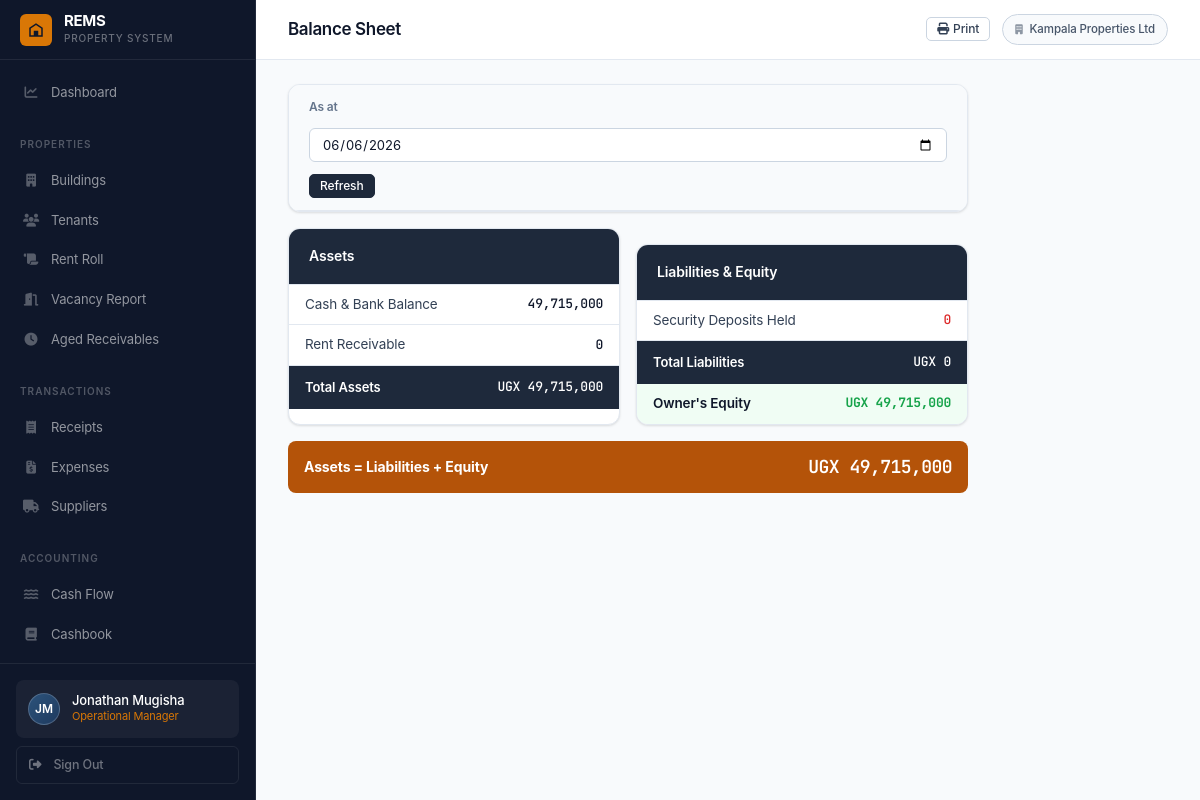
Page /finance/balance-sheet/ (signed in) on the committed database.
### accounts/models.py (models this page shows, shortened)
class User(AbstractUser):
    ROLE_SUPER_ADMIN        = 'super_admin'
    ROLE_OP_MANAGER         = 'op_manager'
    ROLE_PROPERTY_MANAGER   = 'property_manager'
    ROLE_CASHIER_RECEIPTS   = 'cashier_receipts'
    ROLE_CASHIER_EXPENSES   = 'cashier_expenses'
    ROLE_ACCOUNTANT         = 'accountant'
    ROLE_CHOICES = [
        (ROLE_SUPER_ADMIN,      'Super Admin'),
        (ROLE_OP_MANAGER,       'Operational Manager'),
        (ROLE_PROPERTY_MANAGER, 'Property Manager'),
        (ROLE_CASHIER_RECEIPTS, 'Cashier – Receipts'),
        (ROLE_CASHIER_EXPENSES, 'Cashier – Expenses'),
        (ROLE_ACCOUNTANT,       'Accountant'),
    ]
    organisation = models.ForeignKey(
        Organisation, null=True, blank=True,
        on_delete=models.SET_NULL, related_name='users'
    )
    role = models.CharField(max_length=30, choices=ROLE_CHOICES, default=ROLE_CASHIER_RECEIPTS)
    phone = models.CharField(max_length=30, blank=True)
    is_active = models.BooleanField(default=True)
    buildings = models.ManyToManyField('buildings.Building', blank=True, related_name='assigned_users')
    def has_role(self, role_key):
        if self.role == role_key:
            return True
        return self.user_roles.filter(role=role_key).exists()
    @property
    def is_super_admin(self):
        return self.has_role(self.ROLE_SUPER_ADMIN)
    @property
    def is_op_manager(self):
        return self.has_role(self.ROLE_OP_MANAGER)
    @property
    def is_accountant(self):
        return self.has_role(self.ROLE_ACCOUNTANT)
    def can_access_finance(self):
        return self.is_op_manager or self.is_accountant
    def can_receipt(self):
        return self.is_op_manager or self.is_cashier_receipts
    def can_expense(self):
        return self.is_op_manager or self.is_cashier_expenses
    def can_manage_tenants(self):
        return self.is_op_manager or self.is_property_manager
    def can_configure_taxes(self):
        return self.is_accountant
    def get_buildings_qs(self):
        from buildings.models import Building
        if self.is_super_admin:
            return Building.objects.all()
        if self.is_op_manager:
            return Building.objects.filter(organisation=self.organisation)
        assigned = self.buildings.filter(organisation=self.organisation)
        if assigned.exists():
            return assigned
        return Building.objects.filter(organisation=self.organisation)

class Organisation(models.Model):
    name = models.CharField(max_length=200)
    contact_email = models.EmailField()
    phone = models.CharField(max_length=30, blank=True)
    address = models.TextField(blank=True)
    subscription_status = models.CharField(
        max_length=20,
        choices=[('active', 'Active'), ('suspended', 'Suspended'), ('trial', 'Trial')],
        default='trial'
    )
    created_at = models.DateTimeField(auto_now_add=True)
    class Meta:
        ordering = ['name']

### finance/views.py (the view)
# urls.py: path('balance-sheet/',         views.balance_sheet,         name='balance_sheet'),
@login_required
def balance_sheet(request):
    if not request.user.can_access_finance():
        return HttpResponseForbidden()
    org = request.user.organisation
    as_of = request.GET.get('as_of', str(datetime.date.today()))
    entries = CashbookEntry.objects.filter(organisation=org, entry_date__lte=as_of)
    total_receipts = entries.filter(source_type='receipt').aggregate(t=Sum('debit'))['t']  or Decimal('0')
    total_expenses = entries.filter(source_type='expense').aggregate(t=Sum('credit'))['t'] or Decimal('0')
    cash_balance = total_receipts - total_expenses
    buildings = request.user.get_buildings_qs()
    tenants = Tenant.objects.filter(building__in=buildings, status='active')
    rent_receivable = sum(max(t.get_balance(), 0) for t in tenants)
    total_assets = cash_balance + Decimal(str(rent_receivable))
    security_deposits = Tenant.objects.filter(building__in=buildings).aggregate(t=Sum('security_deposit'))['t'] or Decimal('0')
    total_liabilities = security_deposits
    equity = total_assets - total_liabilities
    return render(request, 'finance/balance_sheet.html', {
        'cash_balance': cash_balance, 'rent_receivable': rent_receivable,
        'total_assets': total_assets, 'security_deposits': security_deposits,
        'total_liabilities': total_liabilities, 'equity': equity,
        'as_of': as_of,
    })

### tenants/models.py (called while the page is built)
    def get_balance(self):
        from finance.models import LedgerEntry
        entries = LedgerEntry.objects.filter(tenant=self, account_type=LedgerEntry.ACCT_DEBTOR)
        total_debit  = sum(e.debit_amount  for e in entries)
        total_credit = sum(e.credit_amount for e in entries)
        return total_debit - total_credit

### templates/finance/balance_sheet.html (shortened to what this page needs)
{% extends 'base.html' %}
{% load humanize %}
{% block page_title %}Balance Sheet{% endblock %}
{% block topbar_actions %}
<button onclick="window.print()" class="btn btn-ghost btn-sm no-print"><i class="fas fa-print"></i> Print</button>
{% endblock %}
{% block content %}
<div style="max-width:680px;">
  <div class="card" style="margin-bottom:var(--sp-4);">
    <div class="filter-bar">
      <span class="filter-label">As at</span>
      <form method="get" style="display:contents;">
        <input type="date" name="as_of" value="{{ as_of }}">
        <button type="submit" class="btn btn-primary btn-sm">Refresh</button>
      </form>
    </div>
  </div>
  <div class="grid-equal">
    <div class="card">
      <div class="card-header" style="background:var(--slate-800);">
        <span class="card-title" style="color:#fff;">Assets</span>
      </div>
      <div style="padding:0;">
        <div class="report-row">
          <span class="report-row-label">Cash &amp; Bank Balance</span>
          <span class="money">{{ cash_balance|floatformat:0|intcomma }}</span>
        </div>
        <div class="report-row">
          <span class="report-row-label">Rent Receivable</span>
          <span class="money">{{ rent_receivable|floatformat:0|intcomma }}</span>
        </div>
        <div class="report-total">
          <span>Total Assets</span>
          <span class="money">UGX {{ total_assets|floatformat:0|intcomma }}</span>
        </div>
      </div>
    </div>
    <div class="card">
      <div class="card-header" style="background:var(--slate-800);">
        <span class="card-title" style="color:#fff;">Liabilities &amp; Equity</span>
      </div>
      <div style="padding:0;">
        <div class="report-row">
          <span class="report-row-label">Security Deposits Held</span>
          <span class="money text-credit">{{ security_deposits|floatformat:0|intcomma }}</span>
        </div>
        <div class="report-total">
          <span>Total Liabilities</span>
          <span class="money">UGX {{ total_liabilities|floatformat:0|intcomma }}</span>
        </div>
        <div class="report-row" style="background:var(--success-bg);">
          <span class="fw-600">Owner's Equity</span>
          <span class="money text-debit fw-700">UGX {{ equity|floatformat:0|intcomma }}</span>
        </div>
      </div>
    </div>
  </div>
  <div style="margin-top:var(--sp-4);">
    <div class="report-total-accent" style="border-radius:var(--r-md);">
      <span>Assets = Liabilities + Equity</span>
      <span class="money-lg">UGX {{ total_assets|floatformat:0|intcomma }}</span>
    </div>
  </div>
</div>
{% endblock %}

### templates/base.html (shortened to what this page needs)
{% load humanize %}
<!DOCTYPE html>
<html lang="en">
<head>
<link rel="stylesheet" href="https://cdnjs.cloudflare.com/ajax/libs/font-awesome/6.5.0/css/all.min.css">
<link rel="stylesheet" href="/static/css/rems.css">
</head>
<body>
<aside class="sidebar">
  <a href="{% url 'dashboard:home' %}" class="sidebar-brand">
    <div class="sidebar-brand-mark">
      <svg viewBox="0 0 24 24" xmlns="http://www.w3.org/2000/svg">
        <path d="M3 21V9l9-6 9 6v12H3zm2-2h4v-4h6v4h4V10.1L12 5.2 5 10.1V19zm4-4h6v-2H9v2z"/>
      </svg>
    </div>
    <div>
      <div class="sidebar-brand-name">REMS</div>
      <div class="sidebar-brand-sub">Property System</div>
    </div>
  </a>
  <nav class="sidebar-nav">
    {% if user.is_op_manager or user.is_super_admin %}
    <a href="{% url 'dashboard:home' %}"
       class="nav-item {% if request.resolver_match.app_name == 'dashboard' %}active{% endif %}">
      <span class="nav-icon"><i class="fas fa-chart-line"></i></span> Dashboard
    </a>
    {% endif %}
    {% if user.can_manage_tenants or user.is_op_manager %}
    <div class="nav-section">Properties</div>
    {% if user.is_op_manager or user.is_super_admin %}
    <a href="{% url 'buildings:list' %}"
       class="nav-item {% if request.resolver_match.app_name == 'buildings' %}active{% endif %}">
      <span class="nav-icon"><i class="fas fa-building"></i></span> Buildings
    </a>
    {% endif %}
    <a href="{% url 'tenants:list' %}"
       class="nav-item {% if request.resolver_match.app_name == 'tenants' and 'vacancy' not in request.path and 'aged' not in request.path and 'rent-roll' not in request.path %}active{% endif %}">
      <span class="nav-icon"><i class="fas fa-users"></i></span> Tenants
    </a>
    <a href="{% url 'tenants:rent_roll' %}"
       class="nav-item {% if 'rent-roll' in request.path %}active{% endif %}">
      <span class="nav-icon"><i class="fas fa-scroll"></i></span> Rent Roll
    </a>
    <a href="{% url 'tenants:vacancy' %}"
       class="nav-item {% if 'vacancy' in request.path %}active{% endif %}">
      <span class="nav-icon"><i class="fas fa-door-open"></i></span> Vacancy Report
    </a>
    <a href="{% url 'tenants:aged_receivables' %}"
       class="nav-item {% if 'aged-receivables' in request.path %}active{% endif %}">
      <span class="nav-icon"><i class="fas fa-clock"></i></span> Aged Receivables
    </a>
    {% endif %}
    {% if user.can_receipt or user.can_expense %}
    <div class="nav-section">Transactions</div>
    {% if user.can_receipt %}
    <a href="{% url 'receipts:list' %}"
       class="nav-item {% if request.resolver_match.app_name == 'receipts' %}active{% endif %}">
      <span class="nav-icon"><i class="fas fa-receipt"></i></span> Receipts
    </a>
    {% endif %}
    {% if user.can_expense %}
    <a href="{% url 'expenses:list' %}"
       class="nav-item {% if request.resolver_match.app_name == 'expenses' and 'supplier' not in request.path %}active{% endif %}">
      <span class="nav-icon"><i class="fas fa-file-invoice-dollar"></i></span> Expenses
    </a>
    <a href="{% url 'expenses:supplier_list' %}"
       class="nav-item {% if 'supplier' in request.path %}active{% endif %}">
      <span class="nav-icon"><i class="fas fa-truck"></i></span> Suppliers
    </a>
    {% endif %}
    {% endif %}
    {% if user.can_access_finance or user.can_manage_tenants %}
    <div class="nav-section">Accounting</div>
    {% if user.can_manage_tenants %}
    <a href="{% url 'finance:cash_flow' %}"
       class="nav-item {% if 'cash-flow' in request.path %}active{% endif %}">
      <span class="nav-icon"><i class="fas fa-water"></i></span> Cash Flow
    </a>
    {% endif %}
    {% if user.can_access_finance %}
    <a href="{% url 'finance:cashbook' %}"
       class="nav-item {% if 'cashbook' in request.path %}active{% endif %}">
      <span class="nav-icon"><i class="fas fa-book"></i></span> Cashbook
    </a>
    <a href="{% url 'finance:debtor_ledger' %}"
       class="nav-item {% if 'debtor-ledger' in request.path %}active{% endif %}">
    </a>
    {% endif %}
    {% endif %}
  </nav>
  <div class="sidebar-footer">
    <div class="user-chip">
      <div class="user-avatar">{{ user.first_name.0|upper }}{{ user.last_name.0|upper }}</div>
      <div style="min-width:0;">
        <div class="user-name">{{ user.get_full_name|default:user.username }}</div>
        <div class="user-role">
          {{ user.get_role_display }}{% for r in user.user_roles.all %} &middot; {{ r.get_role_display }}{% endfor %}
        </div>
      </div>
    </div>
    <a href="{% url 'accounts:logout' %}" class="sidebar-signout">
      <i class="fas fa-sign-out-alt"></i> Sign Out
    </a>
  </div>
</aside>
<div class="main-wrapper">
  <header class="topbar">
    <div class="topbar-left">
      <h1 class="page-title">{% block page_title %}{% endblock %}</h1>
    </div>
    <div class="topbar-actions">
      {% block topbar_actions %}{% endblock %}
      {% if user.organisation %}
      <span class="org-label">
        <i class="fas fa-building" style="font-size:10px;margin-right:4px;opacity:.6;"></i>
        {{ user.organisation.name }}
      </span>
      {% endif %}
    </div>
  </header>
  <main class="content">
    {% block content %}{% endblock %}
  </main>
</div>
</body>
</html>

### rows in the picture
User: first_name.0 "J", last_name.0 "M", get_full_name "Jonathan Mugisha", role "Operational Manager", organisation.name "Kampala Properties Ltd"

### other values in the picture
{{ cash_balance|floatformat:0|intcomma }} "49,715,000"
{{ rent_receivable|floatformat:0|intcomma }} "0"
{{ total_assets|floatformat:0|intcomma }} "49,715,000"
{{ security_deposits|floatformat:0|intcomma }} "0"
{{ total_liabilities|floatformat:0|intcomma }} "0"
{{ equity|floatformat:0|intcomma }} "49,715,000"
